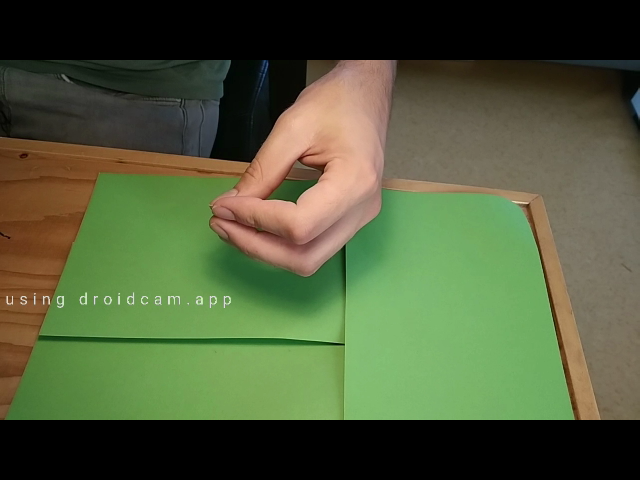
#> input picture Data/Lizard/1757522243142671700.png, 640 x 480 px; its folder holds only this picture in this run
$ python svm.py
#> lines starting #> are read from the running program, lines starting #| are printed output that depends on the picture; after the words box and inside, x2 and y2 are one past the last pixel; in counts of white or black regions, pixels touching at a corner belong together
#!/usr/bin/env python3
"""
Optimized hand-sign feature extractor + SVM classifier
- incremental per-image caching (md5 hash)
- pathlib usage
- ThreadPoolExecutor for concurrency
- reuse grayscale image for feature extractors
- sklearn Pipeline + cross-val + proper misclassification mapping
- logging + timing + optional visualization
"""

import os
import cv2
import numpy as np
import pandas as pd
import hashlib
import time
import logging
from pathlib import Path
from concurrent.futures import ThreadPoolExecutor, as_completed
from sklearn.model_selection import train_test_split, StratifiedKFold, cross_val_score
from sklearn.preprocessing import LabelEncoder, StandardScaler
from sklearn.pipeline import make_pipeline
from sklearn.svm import SVC
from sklearn.metrics import confusion_matrix, classification_report
import joblib
import argparse
import matplotlib.pyplot as plt
import seaborn as sns

# ----------------- Config / Global Settings -----------------
KERNEL_5 = np.ones((5, 5), np.uint8)
CACHE_FILE = "features_cache_svm_solidity_v3.csv"
MODEL_FILE = "svm_model_joblib.pkl"

THRESHOLDS = {
    "finger_area_min": 300,
    "finger_area_max": 5000,
    "defect_depth_min": 1000,
    "enclosed_blob_area_min": 50000,
    "solidity_thresh": 0.0  # not used as binary but kept for future
}

# set up logging
logging.basicConfig(level=logging.INFO, format="%(asctime)s [%(levelname)s] %(message)s")


# ----------------- Utilities -----------------
def md5_of_file(path: Path, block_size: int = 65536) -> str:
    h = hashlib.md5()
    with path.open("rb") as f:
        for block in iter(lambda: f.read(block_size), b""):
            h.update(block)
    return h.hexdigest()


# ----------------- Image helpers (single grayscale reuse) -----------------
def load_image_cv(image_path: Path):
    img = cv2.imread(str(image_path))
    return img


def morph_cleanup(mask):
    # common close then open
    return cv2.morphologyEx(cv2.morphologyEx(mask, cv2.MORPH_CLOSE, KERNEL_5), cv2.MORPH_OPEN, KERNEL_5)


def isolate_hand_sign(image):
    """Isolate non-green parts (assumes green background). Returns color image with background blacked out."""
    hsv = cv2.cvtColor(image, cv2.COLOR_BGR2HSV)
    lower_green = np.array([35, 50, 40])
    upper_green = np.array([90, 255, 255])
    green_mask = cv2.inRange(hsv, lower_green, upper_green)
    green_mask = morph_cleanup(green_mask)
    mask_inverted = cv2.bitwise_not(green_mask)
    isolated = cv2.bitwise_and(image, image, mask=mask_inverted)
    return isolated


# ----------------- Feature extraction functions (operate on grayscale or color when needed) -----------------
def extract_finger_features_from_gray(gray):
    """Compute average finger spacing based on convex hull bounding rect dims for candidate contours."""
    edges = cv2.Canny(gray, 50, 150)
    contours, _ = cv2.findContours(edges, cv2.RETR_TREE, cv2.CHAIN_APPROX_SIMPLE)

    dims = []
    for c in contours:
        area = cv2.contourArea(c)
        perimeter = cv2.arcLength(c, True)
        if perimeter <= 0:
            continue
        aspect_ratio = float(area) / (perimeter + 1e-8)
        if (aspect_ratio < 0.8) and (THRESHOLDS["finger_area_min"] < area < THRESHOLDS["finger_area_max"]):
            try:
                hull = cv2.convexHull(c)
                x, y, w, h = cv2.boundingRect(hull)
                dims.append((w, h))
            except Exception:
                continue

    if not dims:
        return 0.0
    dims_np = np.array(dims, dtype=np.float32)
    diag = np.sqrt(np.sum(dims_np ** 2, axis=1))
    return float(np.mean(diag))


def has_enclosed_blob_from_gray(gray):
    """Detect whether there is a large enclosed child contour (using RETR_CCOMP).
    Returns 1 if largest enclosed child contour area > threshold, else 0."""
    _, binary = cv2.threshold(gray, 0, 255, cv2.THRESH_BINARY + cv2.THRESH_OTSU)
    # ensure object is white on black for consistent findContours use
    if np.mean(binary > 127) > 0.5:
        binary = cv2.bitwise_not(binary)

    binary = morph_cleanup(binary)
    contours, hierarchy = cv2.findContours(binary, cv2.RETR_CCOMP, cv2.CHAIN_APPROX_SIMPLE)
    if hierarchy is None:
        return 0
    hierarchy_arr = hierarchy[0]
    enclosed_areas = []
    for i, h in enumerate(hierarchy_arr):
        # if this contour has a parent (h[3] != -1) it's enclosed
        if h[3] != -1:
            try:
                area = cv2.contourArea(contours[i])
                enclosed_areas.append(area)
            except Exception:
                continue
    if not enclosed_areas:
        return 0
    largest = max(enclosed_areas)
    return 1 if largest > THRESHOLDS["enclosed_blob_area_min"] else 0


def count_convexity_defects_from_gray(gray):
    blurred = cv2.GaussianBlur(gray, (5, 5), 0)
    _, thresh = cv2.threshold(blurred, 60, 255, cv2.THRESH_BINARY)
    contours, _ = cv2.findContours(thresh, cv2.RETR_EXTERNAL, cv2.CHAIN_APPROX_SIMPLE)
    if not contours:
        return 0
    cnt = max(contours, key=cv2.contourArea)
    if len(cnt) < 4:
        return 0
    hull = cv2.convexHull(cnt, returnPoints=False)
    if hull is None or len(hull) < 3:
        return 0
    try:
        defects = cv2.convexityDefects(cnt, hull)
    except cv2.error:
        return 0
    if defects is None:
        return 0
    # defects array: (start_idx, end_idx, far_idx, fixpt_depth)
    # depth scaled by 256 in some OpenCV builds; we compare to threshold
    valid_defects = [d for d in defects if d[0][3] > THRESHOLDS["defect_depth_min"]]
    return len(valid_defects)


def calculate_solidity_from_gray(gray):
    _, thresh = cv2.threshold(gray, 60, 255, cv2.THRESH_BINARY)
    contours, _ = cv2.findContours(thresh, cv2.RETR_EXTERNAL, cv2.CHAIN_APPROX_SIMPLE)
    if not contours:
        return 0.0
    cnt = max(contours, key=cv2.contourArea)
    hull = cv2.convexHull(cnt)
    area = cv2.contourArea(cnt)
    hull_area = cv2.contourArea(hull)
    if hull_area <= 0:
        return 0.0
    return float(area) / float(hull_area)


# ----------------- Per-image processing & caching -----------------
def process_single_image_tuple(args):
    """Wrapper for ThreadPoolExecutor: args is (class_name, image_path)"""
    class_name, image_path = args
    return process_single_image(class_name, Path(image_path))


def process_single_image(class_name: str, image_path: Path):
    """Load image, isolate hand, compute features. Returns dict including ImagePath and Hash."""
    try:
        img = load_image_cv(image_path)
        if img is None:
            logging.warning(f"Unable to read image: {image_path}")
            return None

        isolated = isolate_hand_sign(img)

        # reuse gray across feature functions
        gray = cv2.cvtColor(isolated, cv2.COLOR_BGR2GRAY)

        features = {}
        features["Class"] = class_name
        features["ImagePath"] = str(image_path)
        features["Hash"] = md5_of_file(image_path)

        features["FingerSpacing"] = extract_finger_features_from_gray(gray)
        features["HasEnclosedBlob"] = has_enclosed_blob_from_gray(gray)
        features["DefectCount"] = count_convexity_defects_from_gray(gray)
        features["Solidity"] = calculate_solidity_from_gray(gray)

        return features
    except Exception as e:
        logging.exception(f"Error processing {image_path}: {e}")
        return None


def analyze_features(data_folder: Path, visualize: bool = True, force_recompute: bool = False):
    """
    Walk dataset directory structure:
    data_folder/
       class_a/
         img1.jpg
         ...
       class_b/
         ...
    Returns DataFrame of features; caches results to CSV and uses per-image hash to avoid reprocessing.
    """
#> called with data_folder = 'D:\\Han\\Minor\\EVD3\\RPSLS\\Data', visualize = True, force_recompute = False
    start = time.perf_counter()
    data_folder = Path(data_folder)
    if not data_folder.exists() or not data_folder.is_dir():
        raise ValueError(f"data_folder does not exist or not a directory: {data_folder}")

    # Load existing cache (if present)
    cache_df = None
    if Path(CACHE_FILE).exists() and not force_recompute:
        try:
            cache_df = pd.read_csv(CACHE_FILE)
            logging.info(f"Loaded existing cache with {len(cache_df)} entries from '{CACHE_FILE}'.")
        except Exception:
            logging.warning("Failed to read existing cache, will recompute.")
            cache_df = None

    # collect all image paths
    all_images = []
    class_dirs = [p for p in data_folder.iterdir() if p.is_dir()]
    for class_dir in class_dirs:
        for ext in ("*.jpg", "*.jpeg", "*.png"):
            for img_path in class_dir.glob(ext):
                all_images.append((class_dir.name, str(img_path)))

    total_images = len(all_images)
    logging.info(f"Found {total_images} images across {len(class_dirs)} classes.")

    # If cache exists, determine which images to process (new/changed)
    to_process = []
    existing_lookup = {}
    if cache_df is not None:
        # create lookup by ImagePath -> Hash
        existing_lookup = dict(zip(cache_df["ImagePath"].astype(str), cache_df["Hash"].astype(str)))
    for class_name, img_path in all_images:
        p = str(img_path)
        if force_recompute or cache_df is None:
            to_process.append((class_name, img_path))
        else:
            try:
                current_hash = md5_of_file(Path(img_path))
            except Exception:
                to_process.append((class_name, img_path))
                continue
            cached_hash = existing_lookup.get(p)
            if cached_hash != current_hash:
                to_process.append((class_name, img_path))
            else:
                # no change, skip
                pass

    logging.info(f"{len(to_process)} images to (re)process; using threads with os.cpu_count() workers.")

    records = []
    # Start with records from cache (if any and not force recompute)
    if cache_df is not None and not force_recompute:
        records = cache_df.to_dict("records")

    # process images concurrently
    if to_process:
        with ThreadPoolExecutor(max_workers=os.cpu_count() or 4) as exe:
            futures = {exe.submit(process_single_image_tuple, args): args for args in to_process}
#> in load_image_cv, img is the input picture: shape (480, 640, 3); mean B, G, R 57.8, 90.6, 79.9
#> in isolate_hand_sign, `green_mask = cv2.inRange(hsv, lower_green, upper_green)`:
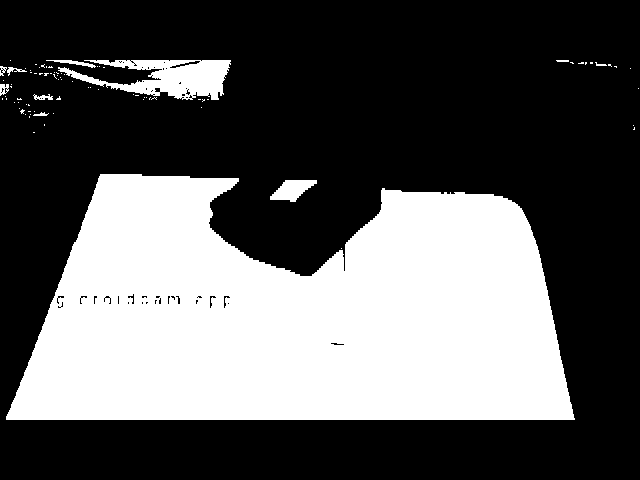
#> green_mask: shape (480, 640); 35.9% white; 84 white regions (73 under 20 px), largest, box (x1, y1, x2, y2) and area: (6, 174, 575, 420) 105283, (58, 60, 231, 100) 3605, (270, 180, 317, 202) 616
#> in extract_finger_features_from_gray, `edges = cv2.Canny(gray, 50, 150)`:
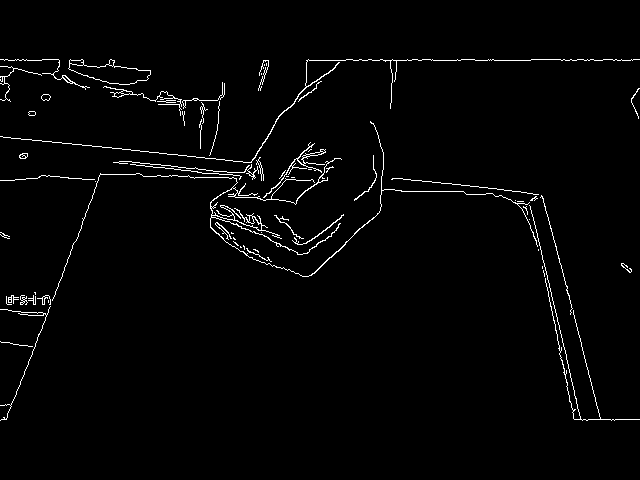
#> edges: shape (480, 640); 2% white in thin lines or dots, all inside (x1, y1, x2, y2) = (0, 59, 640, 421)
#> in extract_finger_features_from_gray, `contours, _ = cv2.findContours(edges, cv2.RETR_TREE, cv2.CHAIN_APPROX_..`: contours = 106 contours, 83 with area under 20; largest, box (x1, y1, x2, y2) and area: (68, 59, 151, 85) 1106, (68, 63, 151, 85) 1012, (52, 121, 538, 301) 242, (263, 142, 326, 198) 108, (103, 86, 182, 116) 78
#> the loop in extract_finger_features_from_gray, `for c in contours:` made 106 passes
#> (area, perimeter, aspect_ratio) on passes 5, 33, 50, 53, 58: (20, 63.8, 0.313), (31.5, 149.2, 0.211), (26.5, 396.9, 0.0668), (27.5, 74.87, 0.367), (34.5, 23.07, 1.5)
#> after the loop in extract_finger_features_from_gray, `for c in contours:`: dims = []
#> in has_enclosed_blob_from_gray, `contours, hierarchy = cv2.findContours(binary, cv2.RETR_CCOMP, cv2.CHA..`: contours = 10 contours; largest, box (x1, y1, x2, y2) and area: (0, 60, 640, 420) 90415, (271, 178, 315, 203) 667, (58, 78, 117, 104) 466, (14, 86, 34, 99) 153, (35, 79, 49, 93) 137
#> the loop in has_enclosed_blob_from_gray, `for i, h in enumerate(hierarchy_arr): # if this contour has a parent (..` made 10 passes
#> (h, area) on passes 8 to 10: ([8, -1, -1, 6], 667), ([9, 7, -1, 6], 51.5), ([-1, 8, -1, 6], 34)
#> after the loop in has_enclosed_blob_from_gray, `for i, h in enumerate(hierarchy_arr):`: enclosed_areas = [667, 51.5, 34]
#> in has_enclosed_blob_from_gray, `largest = max(enclosed_areas)`: largest = 667
#> in count_convexity_defects_from_gray, `contours, _ = cv2.findContours(thresh, cv2.RETR_EXTERNAL, cv2.CHAIN_AP..`: contours = 15 contours, 9 with area under 20; largest, box (x1, y1, x2, y2) and area: (0, 60, 640, 420) 88888, (632, 89, 640, 117) 114, (87, 95, 114, 103) 75, (162, 99, 183, 119) 60, (67, 87, 77, 96) 38, (63, 75, 72, 84) 21
#> in count_convexity_defects_from_gray, `cnt = max(contours, key=cv2.contourArea)`: cnt = contour of 793 points, box (x1, y1, x2, y2) (0, 60, 640, 420), area 88888
#> in count_convexity_defects_from_gray, `hull = cv2.convexHull(cnt, returnPoints=False)`: hull = [792, 716, 714, 698, 697, 691, 683, 681, 680, 679, 248, 202, 16, 0]
#> in count_convexity_defects_from_gray, `defects = cv2.convexityDefects(cnt, hull)`: defects = [[0, 16, 7, 1800], [16, 202, 65, 21378], [202, 248, 224, 6656], [248, 679, 422, 62782], [681, 683, 682, 114], [683, 691, 688, 497], [691, 697, 692, 388], [698, 714, 707, 1335], [714, 716, 715, 114], [716, 792, 782, 5390]]
#> in count_convexity_defects_from_gray, `valid_defects = [d for d in defects if d[0][3] > THRESHOLDS["defect_de..`: valid_defects = [[[0, 16, 7, 1800]], [[16, 202, 65, 21378]], [[202, 248, 224, 6656]], [[248, 679, 422, 62782]], [[698, 714, 707, 1335]], [[716, 792, 782, 5390]]]
#> in calculate_solidity_from_gray, `_, thresh = cv2.threshold(gray, 60, 255, cv2.THRESH_BINARY)`:
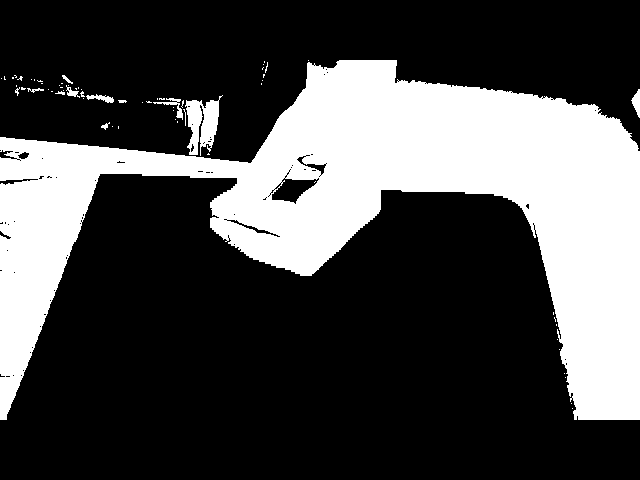
#> thresh: shape (480, 640); 29.3% white; 66 white regions (55 under 20 px)
#> in calculate_solidity_from_gray, `contours, _ = cv2.findContours(thresh, cv2.RETR_EXTERNAL, cv2.CHAIN_AP..`: contours = 65 contours, 58 with area under 20; largest, box (x1, y1, x2, y2) and area: (0, 60, 640, 420) 87717, (185, 95, 223, 156) 1144, (631, 89, 640, 118) 116, (153, 98, 183, 120) 93, (86, 94, 114, 103) 90, (66, 85, 80, 98) 50, (62, 75, 73, 84) 22
#> in calculate_solidity_from_gray, `cnt = max(contours, key=cv2.contourArea)`: cnt = contour of 1042 points, box (x1, y1, x2, y2) (0, 60, 640, 420), area 87717
#> in calculate_solidity_from_gray, `hull = cv2.convexHull(cnt)`: hull = contour of 11 points, box (x1, y1, x2, y2) (0, 60, 640, 420), area 210118
#> in calculate_solidity_from_gray, `area = cv2.contourArea(cnt)`: area = 87717
#> in calculate_solidity_from_gray, `hull_area = cv2.contourArea(hull)`: hull_area = 210118.5
#> call 2 of process_single_image, with class_name = 'Paper'
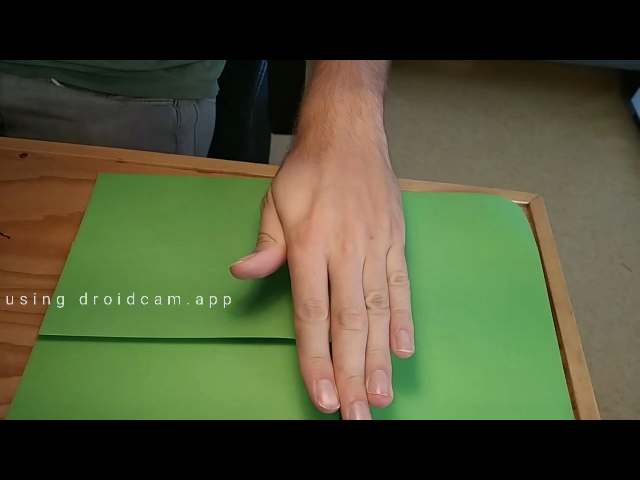
#> input picture Data/Paper/1757522057482474900.png, 640 x 480 px
#> in load_image_cv, img is the input picture: shape (480, 640, 3); mean B, G, R 53.5, 82.6, 78
#> in process_single_image (call 2), `gray = cv2.cvtColor(isolated, cv2.COLOR_BGR2GRAY)`:
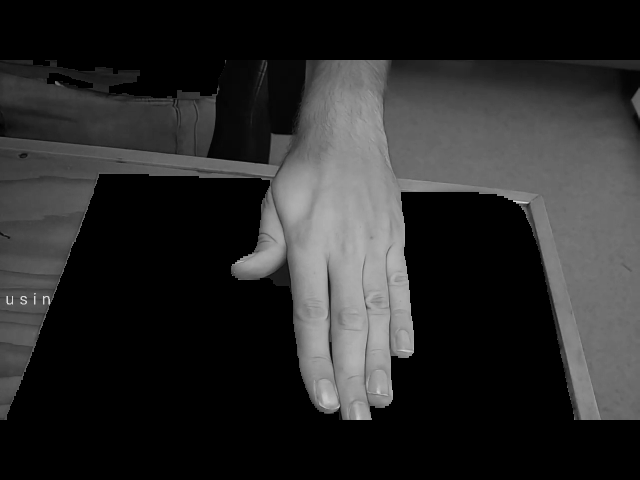
#> gray: shape (480, 640); min 0, max 222, mean 42
#> in extract_finger_features_from_gray (call 2), `edges = cv2.Canny(gray, 50, 150)`:
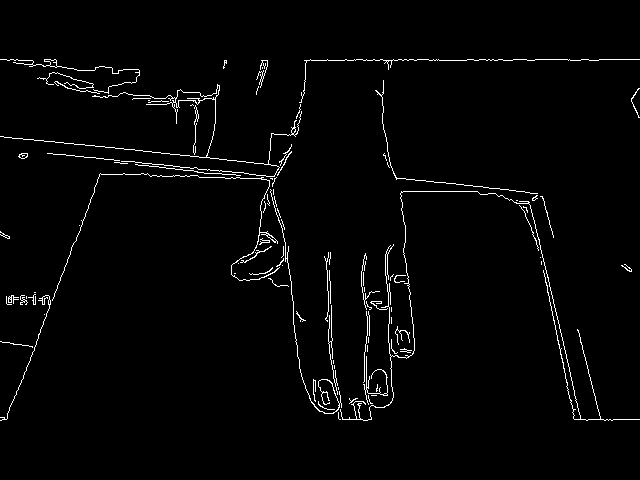
#> edges: shape (480, 640); 2.1% white in thin lines or dots, all inside (x1, y1, x2, y2) = (0, 59, 640, 421)
#> in extract_finger_features_from_gray (call 2), `contours, _ = cv2.findContours(edges, cv2.RETR_TREE, cv2.CHAIN_APPROX_..`: contours = 117 contours, 107 with area under 20; largest, box (x1, y1, x2, y2) and area: (0, 84, 302, 177) 348, (175, 85, 220, 108) 300, (0, 59, 140, 94) 60, (52, 173, 280, 301) 58, (44, 59, 58, 68) 52
#> the loop in extract_finger_features_from_gray (call 2), `for c in contours:` made 117 passes
#> (area, perimeter, aspect_ratio, x, y, w, h) on pass 102: (348.5, 1727.8, 0.202, 0, 84, 302, 93)
#> after the loop in extract_finger_features_from_gray (call 2), `for c in contours:`: dims = [(302, 93)]
#> in extract_finger_features_from_gray (call 2), `dims_np = np.array(dims, dtype=np.float32)`: dims_np = [[302, 93]]
#> in extract_finger_features_from_gray (call 2), `diag = np.sqrt(np.sum(dims_np ** 2, axis=1))`: diag = [316]
#> in morph_cleanup (call 4), `return cv2.morphologyEx(cv2.morphologyEx(mask, cv2.MORPH_CLOSE, KERNEL..`:
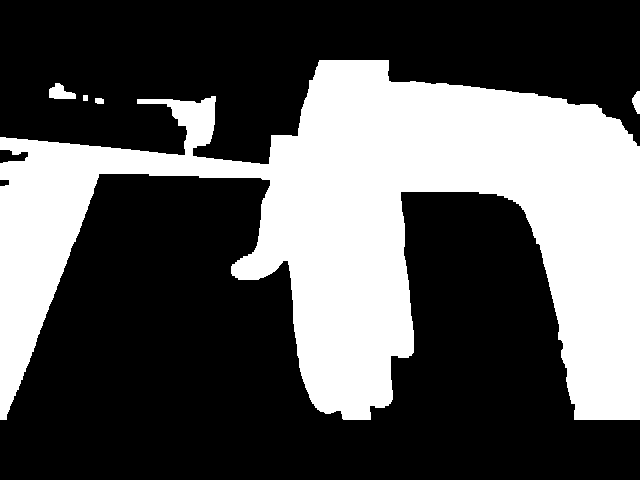
#> returned value: shape (480, 640); 34.7% white; 5 white regions
#> in has_enclosed_blob_from_gray (call 2), `contours, hierarchy = cv2.findContours(binary, cv2.RETR_CCOMP, cv2.CHA..`: contours = 5 contours; box (x1, y1, x2, y2) and area: (0, 60, 640, 420) 104484, (49, 83, 76, 99) 244, (632, 91, 640, 114) 106, (95, 98, 104, 104) 37, (83, 95, 88, 101) 20
#> the loop in has_enclosed_blob_from_gray (call 2), `for i, h in enumerate(hierarchy_arr): # if this contour has a parent (..` made 5 passes
#> h on passes 1 to 5: [1, -1, -1, -1], [2, 0, -1, -1], [3, 1, -1, -1], [4, 2, -1, -1], [-1, 3, -1, -1]
#> (the rest of the program and of its run is left out)
